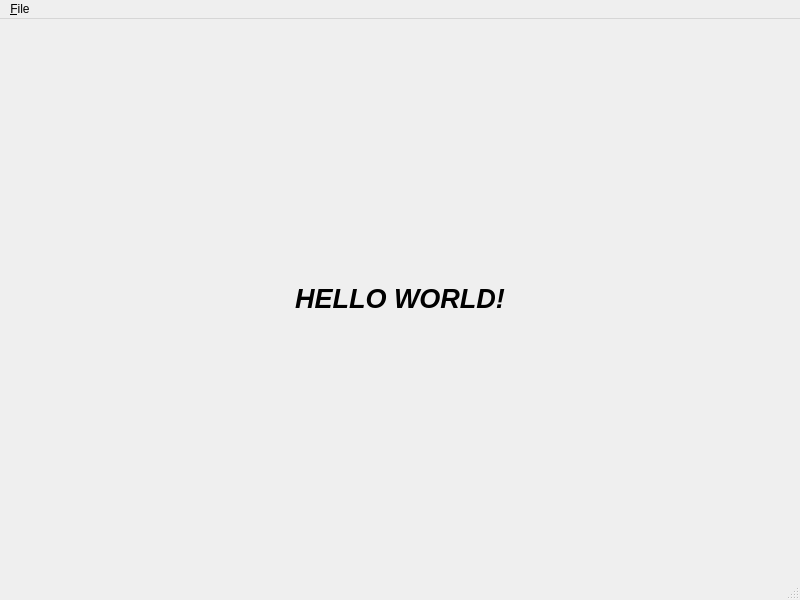
<?xml version="1.0" encoding="UTF-8"?>
<ui version="4.0">
 <class>MainWindow</class>
 <widget class="QMainWindow" name="MainWindow">
  <property name="geometry">
   <rect>
    <x>0</x>
    <y>0</y>
    <width>800</width>
    <height>600</height>
   </rect>
  </property>
  <property name="windowTitle">
   <string>OPA</string>
  </property>
  <widget class="QWidget" name="centralWidget">
   <layout class="QGridLayout" name="gridLayout">
    <item row="1" column="0">
     <widget class="QLabel" name="label">
      <property name="text">
       <string>&lt;html&gt;&lt;head/&gt;&lt;body&gt;&lt;p&gt;&lt;span style=&quot; font-size:20pt; font-weight:600; font-style:italic;&quot;&gt;HELLO WORLD!&lt;/span&gt;&lt;/p&gt;&lt;/body&gt;&lt;/html&gt;</string>
      </property>
      <property name="alignment">
       <set>Qt::AlignCenter</set>
      </property>
     </widget>
    </item>
   </layout>
  </widget>
  <widget class="QMenuBar" name="menuBar">
   <property name="geometry">
    <rect>
     <x>0</x>
     <y>0</y>
     <width>800</width>
     <height>19</height>
    </rect>
   </property>
   <widget class="QMenu" name="menuFile">
    <property name="title">
     <string>&amp;File</string>
    </property>
    <addaction name="actionExit"/>
   </widget>
   <addaction name="menuFile"/>
  </widget>
  <widget class="QStatusBar" name="statusBar"/>
  <action name="actionExit">
   <property name="text">
    <string>E&amp;xit</string>
   </property>
  </action>
 </widget>
 <layoutdefault spacing="6" margin="11"/>
 <resources>
  <include location="resources.qrc"/>
 </resources>
 <connections/>
</ui>
